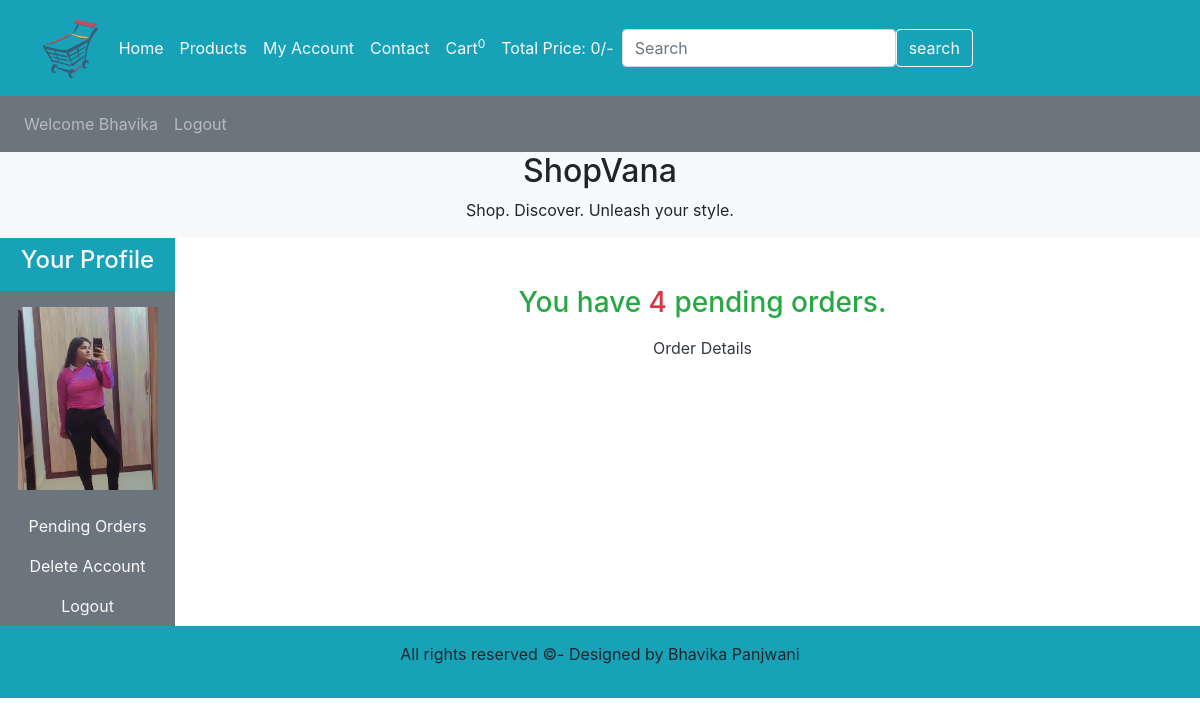
The app's page /users_area/profile.php (signed in) with its own data.
### tables this page shows
CREATE TABLE `user_table` (
  `user_id` int(11) NOT NULL,
  `username` varchar(255) NOT NULL,
  `user_email` varchar(255) NOT NULL,
  `user_password` varchar(255) NOT NULL,
  `user_image` varchar(255) NOT NULL,
  `user_ip` varchar(255) NOT NULL,
  `user_address` varchar(255) NOT NULL,
  `user_mobile` varchar(20) NOT NULL
);

### users_area/profile.php (the view, shortened to what this page needs)
<?php
include('../includes/connect.php');
include('../functions/common_function.php');
?>
<!DOCTYPE html>
<html>
<head>
    <link rel="stylesheet" href="https://stackpath.bootstrapcdn.com/bootstrap/4.5.0/css/bootstrap.min.css">
  <link rel="stylesheet" href="../style.css">
</head>
<body>
<nav class="navbar navbar-expand-lg bg-info">
    <div class="container-fluid">
        <img src="../images/1.png" alt="" class="logo">
    <div class="collapse navbar-collapse" id="navbarSupportedContent">
        <ul class="navbar-nav me-auto mb-2 mb-lg-0">
            <li class="nav-item">
                <a class="nav-link active text-light" aria-current="page" href="../index.php">Home</a>
            </li>
            <li class="nav-item">
                <a class="nav-link text-light" href="../display_all.php">Products</a>
            </li>
            <li class="nav-item">
                <a class="nav-link text-light" href="profile.php">My Account</a>
            </li>
            <li class="nav-item">
                <a class="nav-link text-light" href="#">Contact</a>
            </li>
            <li class="nav-item">
                <a class="nav-link text-light" href="../cart.php">Cart<sup><?php
                cart_item();
                ?>
                </sup></a>
            </li>
            <li class="nav-item">
                <a class="nav-link  text-light" href="#">Total Price: <?php
                ?>/-</a>
            </li>
        </ul>
        <form class="d-flex" action="../search_product.php" method="get">
            <input class="form-control me-2" type="search" placeholder="Search" aria-label="Search" name="search_data">
            <input type="submit" value="search" class="btn btn-outline-light" name="search_data_product">
        </form>
    </div>
</div>
</nav>
<nav class="navbar navbar-expand-lg navbar-dark bg-secondary">
    <ul class="navbar-nav me-auto">
        <?php
        if(!isset($_SESSION['username'])){
            echo "<li class='nav-item'>
            <a class='nav-link' href='#'>Welcome Guest</a>
            </li>";
        }else{
            echo "<li class='nav-item'>
            <a class='nav-link' href='#'>Welcome ".$_SESSION['username']."</a>
            </li>";
        }
        if(!isset($_SESSION['username'])){
            echo "<li class='nav-item'>
            <a class='nav-link' href='./users_area/user_login.php'>Login</a>
            </li>";
        }else{
            echo "<li class='nav-item'>
            <a class='nav-link' href='./users_area/logout.php'>Logout</a>
            </li>";
        }
        ?>
    </ul>
</nav>
<div class="bg-light">
    <h2 class="text-center">ShopVana</h2>
    <p class="text-center">Shop. Discover. Unleash your style.</p>
</div>
<div class="row">
    <div class="col-md-2">
        <ul class="navbar-nav bg-secondary text-center">
        <li class="nav-item bg-info">
            <a class="nav-link text-light" href="#"><h4>Your Profile</h4></a>
        </li>
        <?php
            $username = $_SESSION['username'];
            $user_image_query = "SELECT * FROM `user_table` WHERE username='$username'";
            $result_image = mysqli_query($conn, $user_image_query);
            $row_image = mysqli_fetch_array($result_image);
            $user_image = $row_image['user_image'];
            echo "<li class='nav-item'>
                  <img src='./user_images/$user_image' class='profile_image my-3' alt=''>
                  </li>";
            ?>
        <li class="nav-item">
            <a class="nav-link text-light" href="profile.php">Pending Orders</a>
        </li>
        <li class="nav-item">
            <a class="nav-link text-light" href="profile.php?delete_account">Delete Account</a>
        </li>
        <li class="nav-item">
            <a class="nav-link text-light" href="logout.php">Logout</a>
        </li>
        </ul>
    </div>
    <div class="col-md-10">
    <?php
    get_user_order_details();
    ?>
    </div>
</div>
<?php
include("../includes/footer.php");
?>
</body>
</html>

### functions/common_function.php (shortened to what this page needs)
<?php
function getIPAddress() {
     if(!empty($_SERVER['HTTP_CLIENT_IP'])) {
                $ip = $_SERVER['HTTP_CLIENT_IP'];
        }
    elseif (!empty($_SERVER['HTTP_X_FORWARDED_FOR'])) {
                $ip = $_SERVER['HTTP_X_FORWARDED_FOR'];
     }
    else{
             $ip = $_SERVER['REMOTE_ADDR'];
     }
     return $ip;
}
function cart_item(){
    if(isset($_GET['add_to_cart'])){
        global $conn;
        $ip = getIPAddress();
        $select_query="SELECT * FROM `cart_details` where ip_address='$ip'";
        $result_query=mysqli_query($conn,$select_query);
        $num_rows = mysqli_num_rows($result_query);
    }else{
        global $conn;
        $ip = getIPAddress();
        $select_query="SELECT * FROM `cart_details` where ip_address='$ip'";
        $result_query=mysqli_query($conn,$select_query);
        $num_rows = mysqli_num_rows($result_query);
    }
    echo $num_rows;
    }
function total_cart_price(){
    $total=0;
    echo $total;
}
function get_user_order_details(){
    global $conn;
    $username = $_SESSION['username'];
    $get_details="SELECT * FROM `user_table` where username='$username'";
    $result_query=mysqli_query($conn, $get_details);
    while($row_query=mysqli_fetch_assoc($result_query)){
        $user_id=$row_query['user_id'];
        if(!isset($_GET['edit_account'])){
        if(!isset($_GET['my_orders'])){
        if(!isset($_GET['delete_account'])){
            $get_orders="SELECT * FROM `user_orders` where user_id=$user_id and order_status='pending'";
            $result_orders_query=mysqli_query($conn, $get_orders);
            $row_count=mysqli_num_rows($result_orders_query);
            if($row_count>0){
                echo "<h3 class='text-center text-success mt-5 mb-3'>You have <span class='text-danger'>$row_count</span> pending orders. </h3><p class='text-center'><a href='profile.php?my_orders' class='text-dark'>Order Details</a></p>";
            }else{
                echo "<h3 class='text-center text-success mt-5 mb-3'>You have 0 pending orders. </h3><p class='text-center'><a href='../index.php' class='text-dark'>Explore Products</a></p>";
            }
        }
    }
}
}
}
?>

### style.css (style rules this page uses)
* { margin: 0; padding: 0; box-sizing: border-box; overflow-x: hidden; }
.logo { width: 7%; height: 7%; }

### users_area/profile.php (style rules this page uses)
body { padding-top: 0px; overflow-x:hidden; }
.profile_image { width: 80%; margin: auto; display: block; height: 80%; object-fit: contain; }

### records on screen
user_table: user_image (picture), row_count "4"

### other values on screen
$num_rows "0"
$total "0"
$_SESSION['username'] "Bhavika"
